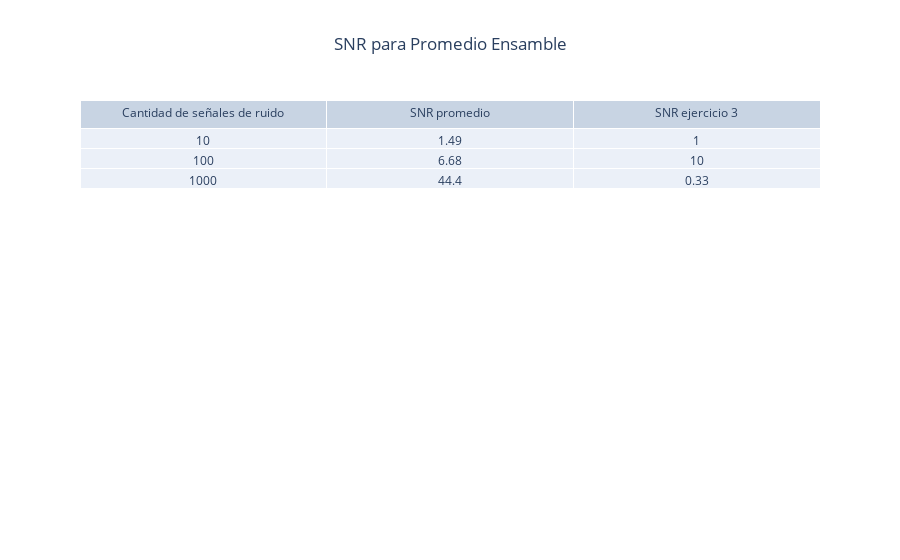

Notebook code cell kept with this figure:
### Markdown cell above
Se genera tabla de SNRs.

### Code cell
DC_SNR_layout = go.Layout(
    title='SNR para Promedio Ensamble',
    title_x=0.5,
    margin=go.layout.Margin(
        autoexpand=True
    )
)

fig6 = go.Figure(data=[go.Table(header=dict(values=['Cantidad de señales de ruido', 'SNR promedio', 'SNR ejercicio 3'],align='center'),
                cells=dict(values=[["10", "100", "1000"], [SNR_average10, SNR_average100, SNR_average1000], [SNR1, SNR2, SNR3]],align='center'))
                ],
                layout=DC_SNR_layout)
fig6.show()

### Figure 1 — Plotly figure (JSON) as saved in the notebook; plotly's stock layout.template omitted (floating-point values rounded to 4 significant figures)
{"data": [{"cells": {"align": "center", "values": [["10", "100", "1000"], [1.49, 6.68, 44.4], [1, 10, 0.33]]}, "header": {"align": "center", "values": ["Cantidad de señales de ruido", "SNR promedio", "SNR ejercicio 3"]}, "type": "table"}], "layout": {"margin": {"autoexpand": true}, "title": {"text": "SNR para Promedio Ensamble", "x": 0.5}}}
